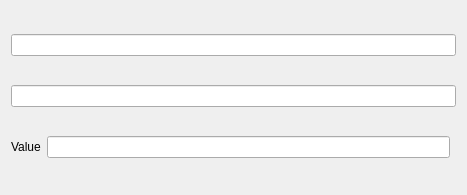
<?xml version="1.0" encoding="UTF-8"?>
<ui version="4.0">
    <class>Form</class>
    <widget class="QWidget" name="Form">
        <property name="geometry">
            <rect>
                <x>0</x>
                <y>0</y>
                <width>467</width>
                <height>195</height>
            </rect>
        </property>
        <property name="sizePolicy">
            <sizepolicy hsizetype="Preferred" vsizetype="Fixed">
                <horstretch>0</horstretch>
                <verstretch>0</verstretch>
            </sizepolicy>
        </property>
        <property name="windowTitle">
            <string>Form</string>
        </property>
        <layout class="QGridLayout" name="gridLayout">
            <item row="2" column="1">
                <widget class="QLineEdit" name="uiValue"/>
            </item>
            <item row="2" column="0">
                <widget class="QLabel" name="label">
                    <property name="text">
                        <string>Value</string>
                    </property>
                </widget>
            </item>
            <item row="1" column="0" colspan="3">
                <widget class="QLineEdit" name="uiName">
                    <property name="readOnly">
                        <bool>true</bool>
                    </property>
                </widget>
            </item>
            <item row="0" column="0" colspan="3">
                <widget class="QLineEdit" name="uiCollection">
                    <property name="readOnly">
                        <bool>true</bool>
                    </property>
                </widget>
            </item>
        </layout>
    </widget>
    <resources/>
    <connections/>
</ui>
